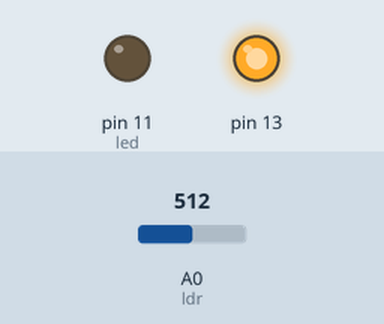
A sketch run on a simulated Arduino Uno, built with avr-gcc and run on an emulated ATmega328P. Parts: output pins drawn as LEDs (lit = HIGH). Dashed ring = blinking. The test bench sets the inputs (shaded band); at power-on: A0 (ldr) = 512. What the sketch prints to the serial monitor is not drawn.

Above: at 0.1 s.
At 5.15 s:
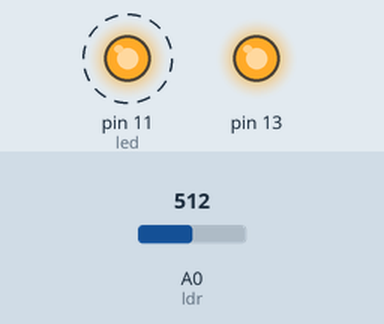
Timing chart, 0 to 8.0 s (numbered marks = the images above):
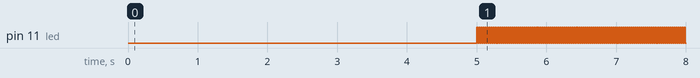

Measured:
- by itself, pin 11 (led): alternates HIGH for 0.01 s and LOW for 0.01 s

The sketch:

app.ino
```cpp
//constantes
#define led 11
#define ldr A0

//variables
int lecturaLdr;
int sensorMin = 1023;        // minimum sensor value
int sensorMax = 0;           // maximum sensor value


void setup()
{
    Serial.begin(115200);
	pinMode(led, OUTPUT);

    // turn on LED to signal the start of the calibration period:
    pinMode(13, OUTPUT);
    digitalWrite(13, HIGH);

    // calibrate during the first five seconds
    while (millis() < 5000) {
        lecturaLdr = analogRead(ldr);

        // record the maximum sensor value
        if (lecturaLdr > sensorMax) {
            sensorMax = lecturaLdr;
        }

        // record the minimum sensor value
        if (lecturaLdr < sensorMin) {
        sensorMin = lecturaLdr;
        }
    }
}

void loop()
{
	lecturaLdr = analogRead(ldr);
    //valor restringido
    lecturaLdr = constrain(lecturaLdr, sensorMin, sensorMax);

    //valor mapeado
    lecturaLdr = map(lecturaLdr,sensorMin,sensorMax,15,500);

    digitalWrite(led, HIGH);
    delay(lecturaLdr);

    digitalWrite(led, LOW);
    delay(lecturaLdr);

    Serial.println(lecturaLdr);
}
```
